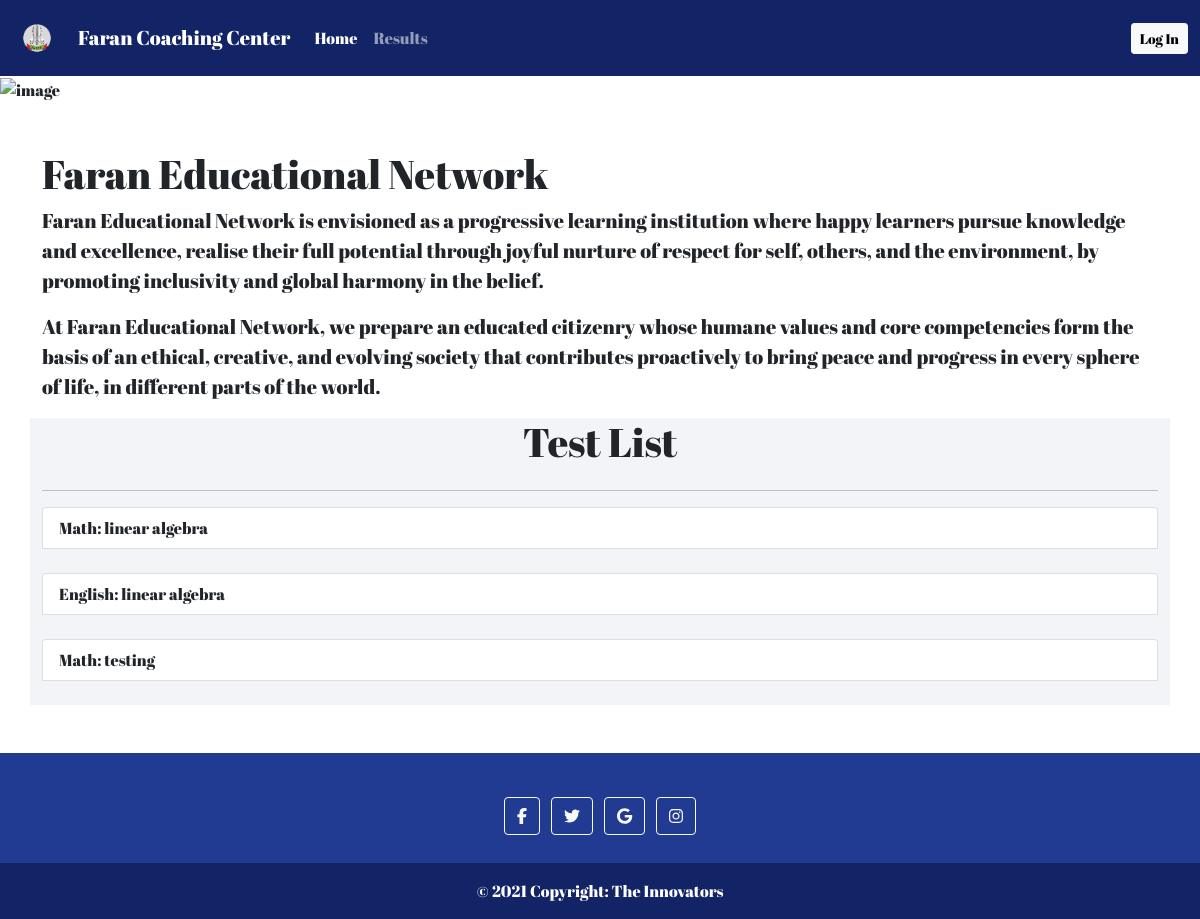
Before: / with the older database file.
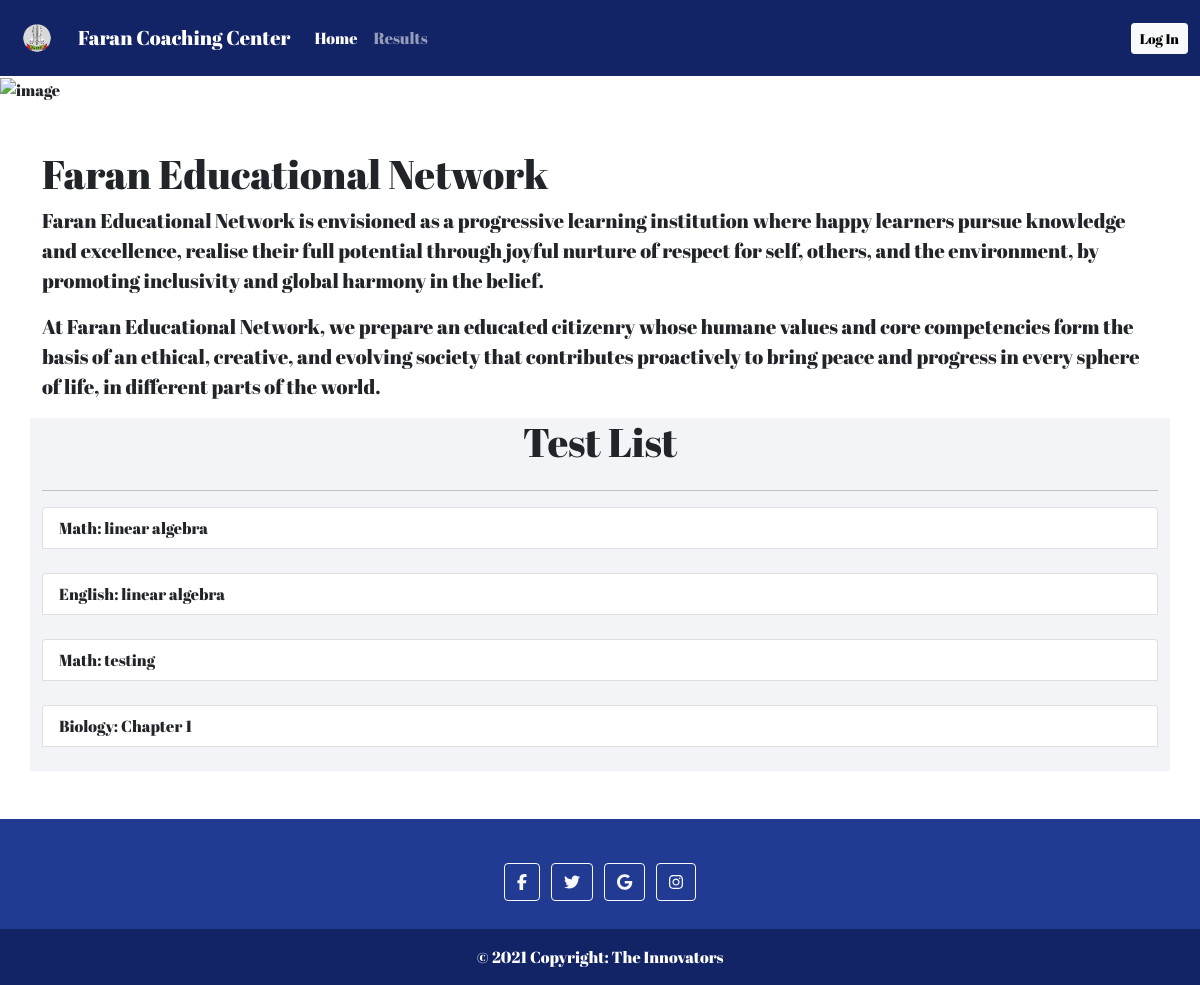
After: the same page with the newer database file.
### mcqs/models.py (models this page shows, shortened)
class Test(models.Model):
    name = models.CharField(max_length=120)
    topic = models.CharField(max_length=500)
    number_of_questions = models.IntegerField()
    time = models.IntegerField()
    passing_score = models.IntegerField()
    created_by = models.ForeignKey(User, on_delete=models.CASCADE)
    created_date_time = models.DateTimeField(auto_now=False, auto_now_add=False, default=timezone.now)

### mcqs/views.py (the view)
# urls.py: path('', views.TestListView.as_view(), name='main-view'),
class TestListView(ListView):
    model = Test
    template_name = 'mcqs/main.html'

### mcqs/templates/mcqs/main.html (shortened to what this page needs)
{% extends "base.html" %}
{% load static %}
{% block content %}
<div class="container" id="intro">
  <h1 class="mt-5">Faran Educational Network</h1>
  <p class="lead">Faran Educational Network is envisioned as a progressive learning institution where happy learners pursue knowledge and excellence, realise their full potential through joyful nurture of respect for self, others, and the environment,
    by promoting inclusivity and global harmony in the belief. </p>
    <p class="lead">At Faran Educational Network, we prepare an educated citizenry whose humane values and core competencies form the basis of an ethical, creative, and evolving society that contributes proactively to bring peace and progress in every sphere of life, in different parts of the world. </p>
</div>
<div class="container mycontainer mb-5" style="background-color: #F3F4F7;">
<div class="row">
  <div class="col text-center">
    <h1>Test List</h1>
  </div>
</div>
<hr>
{% if not object_list %}
<h4>No Test found</h4>
{% else %}
  {% if user.is_superuser %}
  {% for obj in object_list %}
  <div class="list-group">
    <div class="list-group-item">
      <div class="row">
        <div class="col">
          <a>{{obj.name}}: {{obj.topic}}</a>
        </div>
        <div class="col text-end">
          <a class="btn btn-primary btn-sm" href="{% url 'mcqs:test_edit' pk=obj.pk %}">Edit Test</a>
          <a class="btn btn-danger btn-sm" href="{% url 'mcqs:test_delete' pk=obj.pk %}">Delete Test</a>
        </div>
      </div>
    </div>
      <br>
  </div>
  {% endfor %}
  {% else %}
    {% for obj in object_list %}
    <div class="list-group">
      <a
        class="list-group-item list-group-item-action modal-button"
        data-pk="{{obj.pk}}"
        data-test="{{obj.name}}"
        data-topic="{{obj.topic}}"
        data-questions="{{obj.number_of_questions}}"
        data-time="{{obj.time}}"
        data-pass = "{{obj.passing_score}}"
        data-bs-toggle="modal"
        data-bs-target="#staticBackdrop">
        {{obj.name}}: {{obj.topic}}
      </a><br>
    {% endfor %}
  {% endif %}
{% endif %}
</div>
{% endblock content %}

Changed rows visible on the page:
added Test: name "Biology", topic "Chapter 1"
